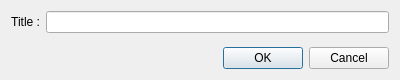
<?xml version="1.0" encoding="UTF-8"?>
<ui version="4.0">
    <class>DialogEditFolder</class>
    <widget class="QDialog" name="DialogEditFolder">
        <property name="geometry">
            <rect>
                <x>0</x>
                <y>0</y>
                <width>400</width>
                <height>80</height>
            </rect>
        </property>
        <property name="minimumSize">
            <size>
                <width>400</width>
                <height>80</height>
            </size>
        </property>
        <property name="maximumSize">
            <size>
                <width>16777215</width>
                <height>80</height>
            </size>
        </property>
        <property name="windowTitle">
            <string>Dialog</string>
        </property>
        <layout class="QVBoxLayout" name="verticalLayout">
            <item>
                <layout class="QFormLayout" name="formLayout">
                    <item row="0" column="0">
                        <widget class="QLabel" name="labelTitle">
                            <property name="text">
                                <string>Title :</string>
                            </property>
                            <property name="alignment">
                                <set>Qt::AlignRight|Qt::AlignTrailing|Qt::AlignVCenter</set>
                            </property>
                        </widget>
                    </item>
                    <item row="0" column="1">
                        <widget class="QLineEdit" name="lineEditTitle"/>
                    </item>
                </layout>
            </item>
            <item>
                <widget class="QDialogButtonBox" name="buttonBox">
                    <property name="orientation">
                        <enum>Qt::Horizontal</enum>
                    </property>
                    <property name="standardButtons">
                        <set>QDialogButtonBox::Cancel|QDialogButtonBox::Ok</set>
                    </property>
                </widget>
            </item>
        </layout>
    </widget>
    <resources/>
    <connections>
        <connection>
            <sender>buttonBox</sender>
            <signal>accepted()</signal>
            <receiver>DialogEditFolder</receiver>
            <slot>accept()</slot>
            <hints>
                <hint type="sourcelabel">
                    <x>248</x>
                    <y>254</y>
                </hint>
                <hint type="destinationlabel">
                    <x>157</x>
                    <y>274</y>
                </hint>
            </hints>
        </connection>
        <connection>
            <sender>buttonBox</sender>
            <signal>rejected()</signal>
            <receiver>DialogEditFolder</receiver>
            <slot>reject()</slot>
            <hints>
                <hint type="sourcelabel">
                    <x>316</x>
                    <y>260</y>
                </hint>
                <hint type="destinationlabel">
                    <x>286</x>
                    <y>274</y>
                </hint>
            </hints>
        </connection>
    </connections>
</ui>
